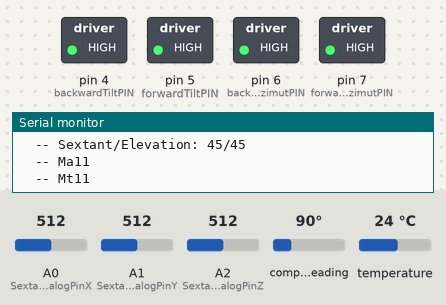
Recording of a sketch running on a simulated Arduino Uno, built with avr-gcc and run on an emulated ATmega328P. On the bench: switched loads named in the sketch (green lamp = pin HIGH), the last lines printed to the serial monitor. Wiring (inferred from the names in the program): DS3231 clock at I2C address 0x68. The test bench sets the inputs (shaded band); at power-on: compass heading 90°, A2 (SextantAnalogPinZ) = 512, A0 (SextantAnalogPinX) = 512, A1 (SextantAnalogPinY) = 512, temperature 24 °C. The local clock reads 2024-03-15 10:24:30 at power-on unless the sketch sets it.

Above: at 2.8 s.
2.9 s: compass heading set to 163°
9.5 s: compass heading set to 171°
At 12.0 s:
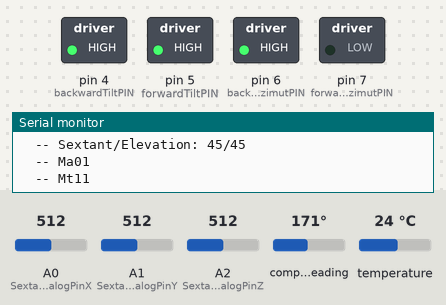
12.7 s: A2 (SextantAnalogPinZ) set to 383
15.7 s: A2 (SextantAnalogPinZ) set to 352
At 18.9 s:
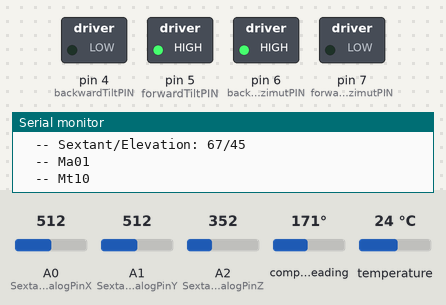
19.2 s: compass heading set to 7°
At 22.1 s:
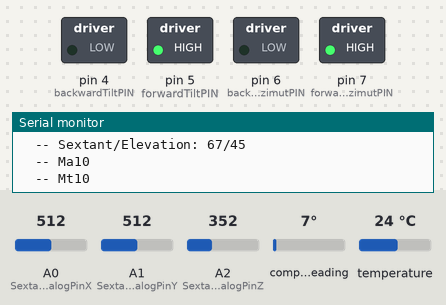
22.4 s: compass heading set to 269°
At 24.6 s:
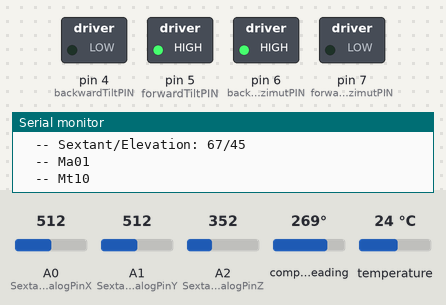
Timing chart, 0 to 26.1 s (numbered marks = the images above; inputs shaded):
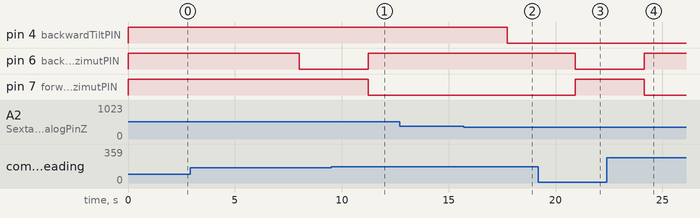

Measured:
- the behaviour switches between 167 and 168° on compass heading (found by bisection; images 0 and 1)
- the behaviour switches between 371 and 370 on A2 (SextantAnalogPinZ) (found by bisection; images 1 and 2)
- after the input at 9.5 s, pin 6 (backwardAzimutPIN): LOW → HIGH after 1.7 s; pin 7 (forwardAzimutPIN): HIGH → LOW after 1.7 s
- after the input at 15.7 s, pin 4 (backwardTiltPIN): HIGH → LOW after 2.0 s
- after the input at 19.2 s, pin 6 (backwardAzimutPIN): HIGH → LOW after 1.7 s; pin 7 (forwardAzimutPIN): LOW → HIGH after 1.7 s
- after the input at 22.4 s, pin 6 (backwardAzimutPIN): LOW → HIGH after 1.8 s; pin 7 (forwardAzimutPIN): HIGH → LOW after 1.8 s

The sketch:

girasol10.ino
```cpp
// ESta version añade el watchdog para reiniciarse en caso de que se cuelgue.
// ESta version es super reducida.
// corregidos los agujeros de calcAzimut cuando m = tsunrise +120 de versiones previas.
// De hecho... solo contempla dos casos... que sea de dia o no sea de dia.


// Atmel MEGA328P AW1519 program 32K, sram 2K, eeprom 1K.
#include <avr/pgmspace.h>
#include <avr/wdt.h>
#include "Wire.h"
#include <HMC5883L.h>

const String PROMT= "Girasol2.1> ";

#define DS3231_I2C_ADDRESS 0x68
#define MiddayMin 720
#define MiddayAng 180
#define Middyear  182
#define sStarting  0
#define sNormal    1
#define sManual    2
#define sHurrican  3
#define sHailing   4
#define sCheking   5
#define sAlarm     6
#define sExecute   7
#define forward    0
#define backward   1
#define stoped     2
#define ZeroDegree 0
#define NinetyDegree 1023

#define forwardAzimutPIN    7
#define backwardAzimutPIN   6
#define forwardTiltPIN      5
#define backwardTiltPIN     4
#define AnemometerPulsePIN  2
#define SextantAnalogPinX   A0
#define SextantAnalogPinY   A1
#define SextantAnalogPinZ   A2

String         inputString;
String         outputString;
String         Value;
int            i;
int static     iTmpValue       = 0;
int static     sstate          = sStarting; // system state
int static     pstate          = sStarting; // previus sytem state
int static     sElevation      = 72;
int static     wElevation      = 30;
int static     solarDay        = 180;
int static     solarHour       = 12;
int static     solarMinute     = 00;
int static     solarSecond     = 00;
int static     solarWeek       = 00;
int static     sextant         = 0;
int static     compass         = 0;
int static     CompassOffset   = 195;
int static     azimuth         = 179;
int static     elevation       = 45;
int static     deltaA          = 5;
int static     deltaE          = 5;
int static     month           = 1; //we only need to do conversion.
int static     year            = 1;
int static     day             = 1;
short          thermal         = 0;
short          fracThermal     = 0;
long           PulseSample     = 0;
int            TiltX           = 0;
int            TiltY           = 0;
int            TiltZ           = 0;

HMC5883L       compassHW;
Vector         VectorDirection;
float          heading = 0;
float          fTmpValue = 0;
float          tsunrise  = 0;
float          tsunset   = 0;
float          asunrise  = 0;
float          asunset   = 0;


boolean        comanndPending    = false;
boolean        motorsService     = true;
boolean        formaterr         = false;

const int WeekMinutesFromMidday[] = {
  230,230,231,234,239,245,253,261,271,280,
  292,303,314,326,337,347,357,363,375,383,
  389,393,397,398,399,397,395,391,386,380,
  374,368,362,355,348,342,336,329,323,315,
  308,300,294,285,277,269,260,254,247,240,
  235,232
};

const int WeekAngleFromMidday[] = {
  53,54,55,56,67,68,70,72,74,76,
  78,85,92,94,96,98,100,106,108,109,
  115,116,117,117,117,117,117,117,116,115,
  114,108,106,100,98,96,94,87,85,83,
  81,79,72,65,64,62,61,60,59,58,
  53,53
};

const int MonthElevationAtMidday[] = {
  28,31,40,51,63,71,75,71,63,51,
  40,31
};


// Convert binary coded decimal to normal decimal numbers & v.v.
byte decToBcd(byte val) { return( (val/10*16) + (val%10) );}
byte bcdToDec(byte val) { return( (val/16*10) + (val%16) );}


void setup() {
  wdt_disable();
  Serial.begin(9600);
  inputString.reserve(32);
  outputString.reserve(64);
  Wire.begin(); // set II2C subsystem.
  pinMode(forwardAzimutPIN,  OUTPUT);
  pinMode(backwardAzimutPIN, OUTPUT);
  pinMode(forwardTiltPIN,    OUTPUT);
  pinMode(backwardTiltPIN,   OUTPUT);

  digitalWrite(forwardAzimutPIN,  HIGH);
  digitalWrite(backwardAzimutPIN, HIGH);
  digitalWrite(forwardTiltPIN,    HIGH);
  digitalWrite(backwardTiltPIN,   HIGH);

  Serial.print(F("Initialize HMC5883L... "));
  while (!compassHW.begin())
  {
    Serial.print(F("Error: no compass"));
    delay(5000);
  }
  compassHW.setRange(HMC5883L_RANGE_1_3GA);
  compassHW.setMeasurementMode(HMC5883L_CONTINOUS);
  compassHW.setDataRate(HMC5883L_DATARATE_30HZ);
  compassHW.setSamples(HMC5883L_SAMPLES_8);
  compassHW.setOffset(0, 0);

  ReadTime();
  ReadCompass();
  ReadSextant();
  azimuth  = calcAzimuth();
  elevation = calcElevation();
  printStatus();

  wdt_enable(WDTO_250MS);
}

void printStatus(){
      wdt_disable();
      Serial.println(F("Sensors Values:"));
      Serial.print  (F( "  compass...........: "));Serial.println(compass);
      Serial.print  (F( "  CompassOffset.....: "));Serial.println(CompassOffset);
      Serial.println(F("Calculed Sun position:"));
      Serial.print  (F( "  azimuth...........: "));Serial.println(azimuth);
      Serial.print  (F( "  elevation.........: "));Serial.println(elevation);
      Serial.print  (F( "  deltaA............: "));Serial.println(deltaA);
      Serial.print  (F( "  deltaE............: "));Serial.println(deltaE);
      Serial.println(F("Sun Domain configuratio:"));
      Serial.print  (F("   Date..............: "));Serial.print("20");Serial.print(year);
                                                   Serial.print("-");Serial.print(month);
                                                   Serial.print("-");Serial.println(day);
      Serial.print  (F( "  solarDay..........: "));Serial.println(solarDay);
      Serial.print  (F( "  solarHour.........: "));Serial.println(solarHour);
      Serial.print  (F( "  solarMinute.......: "));Serial.println(solarMinute);
      Serial.print  (F( "  solarWeek.........: "));Serial.println((solarDay/7)+1);
      Serial.print  (F("   time of sunrise...: "));Serial.println(tsunrise);
      Serial.print  (F("   time of sunset....: "));Serial.println(tsunset);
      Serial.print  (F("   azimuth sunrise...: "));Serial.println(asunrise);
      Serial.print  (F("   azimtth sunset....:" ));Serial.println(asunset);
      Serial.println(F("Stored sun path in midday offset:"));
      Serial.println(F( "Week   ->  Minutes, Angle"));
        for ( i=0; i < 52; i++ ) {
          Serial.print(i+1); Serial.print(F("week  ->  "));
          Serial.print(WeekMinutesFromMidday[i]);Serial.print(",");
          Serial.print(WeekAngleFromMidday[i]);Serial.println(";");
        }
     wdt_enable(WDTO_250MS);
 }

void ReadSextant(){
    float ltilt = 0;
    TiltX = analogRead(SextantAnalogPinX);
    TiltY = analogRead(SextantAnalogPinY);
    TiltZ = analogRead(SextantAnalogPinZ);

    if ( TiltZ >  374 ) { ltilt = 45 ;}
    if ( TiltZ <= 374 ) { ltilt = 55 - 1.40 * (TiltZ - 367) ;}
    if ( TiltZ <= 367 ) { ltilt = 65 - 0.83 * (TiltZ - 355) ;}
    if ( TiltZ <= 355 ) { ltilt = 75 - 0.76 * (TiltZ - 342) ;}
    if ( TiltZ <= 342 ) { ltilt = 80 - 0.80 * (TiltZ - 338) ;}
    sextant =(int)(ltilt + 0.5);
}

void ReadCompass(){

    VectorDirection = compassHW.readNormalize();
    // +50 calibra el error de construcción dentro de la caja.
    heading = atan2(VectorDirection.YAxis+50, VectorDirection.XAxis);
    compass = heading / 0.01745; //de radianes a grados.
    compass = CompassOffset + compass;
    compass = compass % 360;

}

void calcSolarDay ()
{
  solarDay =0;
   // waterfall sum (note lack of "break" sentence)
   switch (month){
   case 12 : solarDay += 30;
   case 11 : solarDay += 31;
   case 10 : solarDay += 30;
   case  9 : solarDay += 31;
   case  8 : solarDay += 31;
   case  7 : solarDay += 30;
   case  6 : solarDay += 31;
   case  5 : solarDay += 30;
   case  4 : solarDay += 31;
   case  3 : solarDay += 28;
             if (year == 20) solarDay++;
             if (year == 24) solarDay++;
             if (year == 28) solarDay++;
             if (year == 32) solarDay++;
             if (year == 36) solarDay++;
             if (year == 40) solarDay++;
             if (year == 44) solarDay++;
             if (year == 48) solarDay++;
             if (year == 52) solarDay++;
             if (year == 56) solarDay++;
             if (year == 60) solarDay++;
             if (year == 64) solarDay++;
             if (year == 68) solarDay++;
             if (year == 72) solarDay++;
             if (year == 76) solarDay++;
             if (year == 80) solarDay++;
             if (year == 84) solarDay++;
             if (year == 88) solarDay++;
             if (year == 92) solarDay++;
             if (year == 96) solarDay++;
   case  2 : solarDay += 31;
   case  1 : solarDay += day;
   }
}

void WriteTime()
{
  // sets time and date data to DS3231
  Wire.beginTransmission(DS3231_I2C_ADDRESS);
  Wire.write(0);                      // set next input to start at the seconds register
  Wire.write(00);                     // set seconds
  Wire.write(decToBcd(solarMinute));  // set minutes
  Wire.write(decToBcd(solarHour));    // set hours
  Wire.write(decToBcd(1));            // set day of week (1=Sunday, 7=Saturday)
  Wire.write(decToBcd(day));          // set date (1 to 31)
  Wire.write(decToBcd(month));        // set month
  Wire.write(decToBcd(year));         // set year (0 to 99)
  Wire.endTransmission();
}

void ReadTime()
{
    Wire.beginTransmission(DS3231_I2C_ADDRESS);
    Wire.write(0x00);                       // set DS3231 register pointer to 00h
    Wire.endTransmission();
    Wire.requestFrom(DS3231_I2C_ADDRESS, 7);
    // request seven bytes of data from DS3231 starting from register 00h
    solarSecond = bcdToDec(Wire.read() & 0x7f);
    solarMinute = bcdToDec(Wire.read());
    solarHour   = bcdToDec(Wire.read() & 0x3f);
    day         = bcdToDec(Wire.read()); //d of week, We dont need it, overwriten.
    day         = bcdToDec(Wire.read());
    month       = bcdToDec(Wire.read());
    year        = bcdToDec(Wire.read());

    Wire.beginTransmission(DS3231_I2C_ADDRESS);
    Wire.write(0x11); // set DS3231 register pointer to 11h Temperature
    Wire.endTransmission();
    Wire.requestFrom(DS3231_I2C_ADDRESS, 2);
    thermal = Wire.read();
    fracThermal = Wire.read();
    calcSolarDay();
}

int calcAzimuth (){

  float azi;
  tsunrise = MiddayMin - (float)WeekMinutesFromMidday[(solarDay/7)];
  tsunset  = MiddayMin + (float)WeekMinutesFromMidday[solarDay/7];
  asunrise = MiddayAng - (float)WeekAngleFromMidday[solarDay/7];
  asunset  = MiddayAng + (float)WeekAngleFromMidday[solarDay/7];

  float m  = (float)(solarHour * 60 + solarMinute); //minute of day

  // Durante el dia...
  if (  tsunrise < m && m < tsunset ) {
    azi = asunrise + (asunset - asunrise) / (tsunset - tsunrise)  *  (m - tsunrise);
    return (int)(azi + 0.5) ;
  }
  // Durante la noche...
  else {
    return asunrise;
  }
}

int calcElevation (){
  float elev;

  elev = MonthElevationAtMidday[month-1]/2 ;  // Por la mañana
  if ( solarHour > 10 ) { elev= MonthElevationAtMidday[month-1] ; }  // Al medio dia
  if ( solarHour > 14 ) { elev= MonthElevationAtMidday[month-1]/2 ; } // Por la tarde

  i = (int)(elev + 0.5);
  if ( i < 45 ) return 45; // mechanic limit.
  if ( i > 75 ) return 75; // mechanic limit.
  return i ;
}

byte moveAzimutMotor ( byte acction) {

   if ( acction == forward ) {
     digitalWrite(forwardAzimutPIN,  LOW);
     digitalWrite(backwardAzimutPIN, HIGH);
   }

   if ( acction == backward ) {
     digitalWrite(forwardAzimutPIN,  HIGH);
     digitalWrite(backwardAzimutPIN, LOW);
   }

   if ( acction == stoped ) {
     digitalWrite(forwardAzimutPIN,  HIGH);
     digitalWrite(backwardAzimutPIN, HIGH);
   }
}

byte moveTiltMotor ( byte acction ) {

    if ( acction == forward ) {
      digitalWrite(forwardTiltPIN,    LOW);
      digitalWrite(backwardTiltPIN,   HIGH);
    }

    if ( acction == backward ) {
      digitalWrite(forwardTiltPIN,    HIGH);
      digitalWrite(backwardTiltPIN,   LOW);
    }

    if ( acction == stoped ) {
      digitalWrite(forwardTiltPIN,    HIGH);
      digitalWrite(backwardTiltPIN,   HIGH);
    }
}

void printInfo (){
       Serial.print(F("DATE: "));
       Serial.print("20");Serial.print(year);Serial.print(" ");
       Serial.print("D");Serial.print(solarDay);Serial.print(" ");
       Serial.print(" (week");Serial.print(solarDay/7);Serial.print(F(") H.Solar:"));
       Serial.print(solarHour);Serial.print("h");
       Serial.print(solarMinute);Serial.print("m");
       Serial.print(solarSecond);Serial.println("s ");
       Serial.print(F("  -- Compass/Azimuth: "));   Serial.print(compass);Serial.print("/");Serial.println(azimuth);
       Serial.print(F("  -- Sextant/Elevation: ")); Serial.print(sextant);Serial.print("/");Serial.println(elevation);
       Serial.print(F("  -- Ma"));Serial.print(digitalRead(forwardAzimutPIN));Serial.println(digitalRead(backwardAzimutPIN));
       Serial.print(F("  -- Mt"));Serial.print(digitalRead(forwardTiltPIN));Serial.println(digitalRead(backwardTiltPIN));
}


void serialEvent() {
  while (Serial.available()) {
    char inChar = (char)Serial.read();
    if (inChar == '\n') {
      comanndPending = true;
    }
    else {
      inputString += inChar;
    }
  }
}

//# # # # # #   M A I N   L O O P  # # # # #

void loop() {

  printInfo();

  // Cada bucle tarda 3segundos en ejecutarse.
  // entre tanto resetea el watchdog.
  // Cuidado! este es el periodo minimo que funcionaran los motores.
  // si es muy largo puede que se pase de la posicion correcta.


  for (i=0;i<30;i++) {
    wdt_reset();
    delay(100);
    wdt_reset();
  }

  Serial.println(F("Leyendo calendario..."));
  ReadTime();
  Serial.println(F("Leyendo brujula..."));
  ReadCompass();
  Serial.println(F("Leyendo sextante..."));
  ReadSextant();
  wdt_reset();

  switch(sstate) {

  case sStarting :
    pstate = sStarting;
    Serial.println(F("Start System..."));
    sstate = sNormal;
    break;

  case sNormal :
    pstate = sNormal;

    Serial.println(F("calculando Azimut  elevacion..."));
    azimuth  = calcAzimuth();
    elevation = calcElevation();

    Serial.println(F("manejando motor azimut..."));
    if      ( compass <  azimuth )             { moveAzimutMotor (forward); }
    else if ( compass > (azimuth + deltaA) )   { moveAzimutMotor (backward);}
    else                                       { moveAzimutMotor (stoped);  }

    Serial.println(F("manejando motor inclinacion..."));
    if      ( sextant < (elevation - deltaE))  { moveTiltMotor   (forward); }
    else if ( sextant > (elevation + deltaE))  { moveTiltMotor   (backward);}
    else                                       { moveTiltMotor   (stoped);  }

    sstate = sNormal;
    if (comanndPending) { sstate = sExecute;}
  break;

  case sExecute :
     Serial.println(F("Ejecutando comamdo..."));

    // Estos son los comando definidos:
    // set date 2018-02-05 18:33
    // set compass 90
    // set sextant 45
    // set deltaA 5
    // set deltaE 5
    // set compassoffset 20
    // status

    if (inputString.startsWith("set date ")) {
      //i.e: set date 2018-02-25 18:33
      Value = inputString.substring(11,12);
      iTmpValue = Value.toInt();
      year = iTmpValue;

      Value = inputString.substring(14,15);
      iTmpValue = Value.toInt();
      month = iTmpValue;

      Value = inputString.substring(17,18);
      iTmpValue = Value.toInt();
      day = iTmpValue;

      Value = inputString.substring(20,21);
      iTmpValue = Value.toInt();
      solarHour = iTmpValue;

      Value = inputString.substring(23,24);
      iTmpValue = Value.toInt();
      solarMinute = iTmpValue;

      WriteTime();
    }

    if (inputString.startsWith("set compass ")) {
      Value = inputString.substring(12, inputString.length());
      iTmpValue = Value.toInt();
      compass = iTmpValue;
      Serial.println(inputString);
    }

    if (inputString.startsWith("set sextant ")) {
      Value = inputString.substring(12,13);
      iTmpValue = Value.toInt();
      sextant = iTmpValue;
    }

    if (inputString.startsWith("set deltaA ")) {
      Value = inputString.substring(11,12);
      iTmpValue = Value.toInt();
      deltaA = iTmpValue;
    }

    if (inputString.startsWith("set deltaE ")) {
      Value = inputString.substring(11, inputString.length());
      iTmpValue = Value.toInt();
      deltaA = iTmpValue;
    }

    if (inputString.startsWith("set compassoffset ")) {
      Value = inputString.substring(18, inputString.length());
      iTmpValue = Value.toInt();
      CompassOffset = iTmpValue;
    }

    if (inputString.startsWith("status")) {
      printStatus();
    }

    inputString = "";
    comanndPending = false;
    sstate = pstate;
    //NOTE: pstate = sstate, could be inf.loop when sstate == sExecute.
    //      So, pstate = sNormal is less harmfull.
    if (comanndPending) { pstate = sNormal; sstate = sExecute;}
    break; //sExecute
  }
}
```
